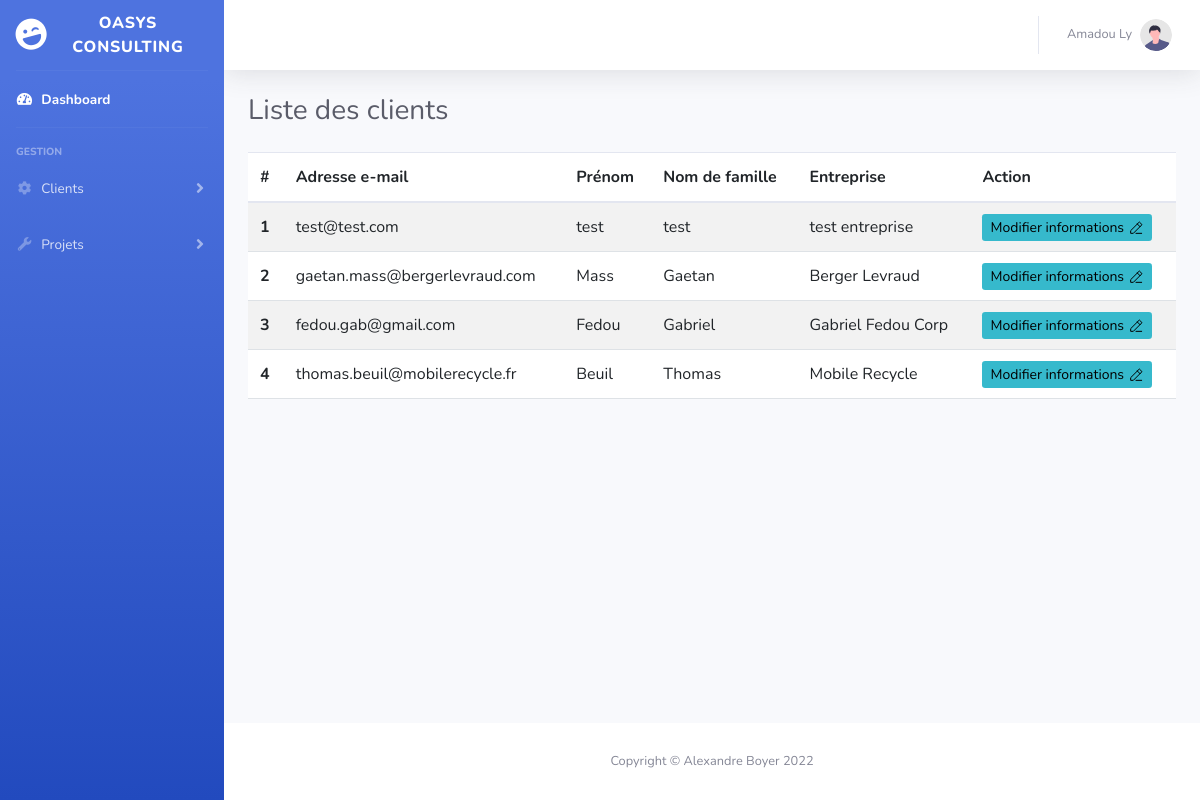
The page /controller/Route.php?action=list_client (signed in) on the database as committed earlier.
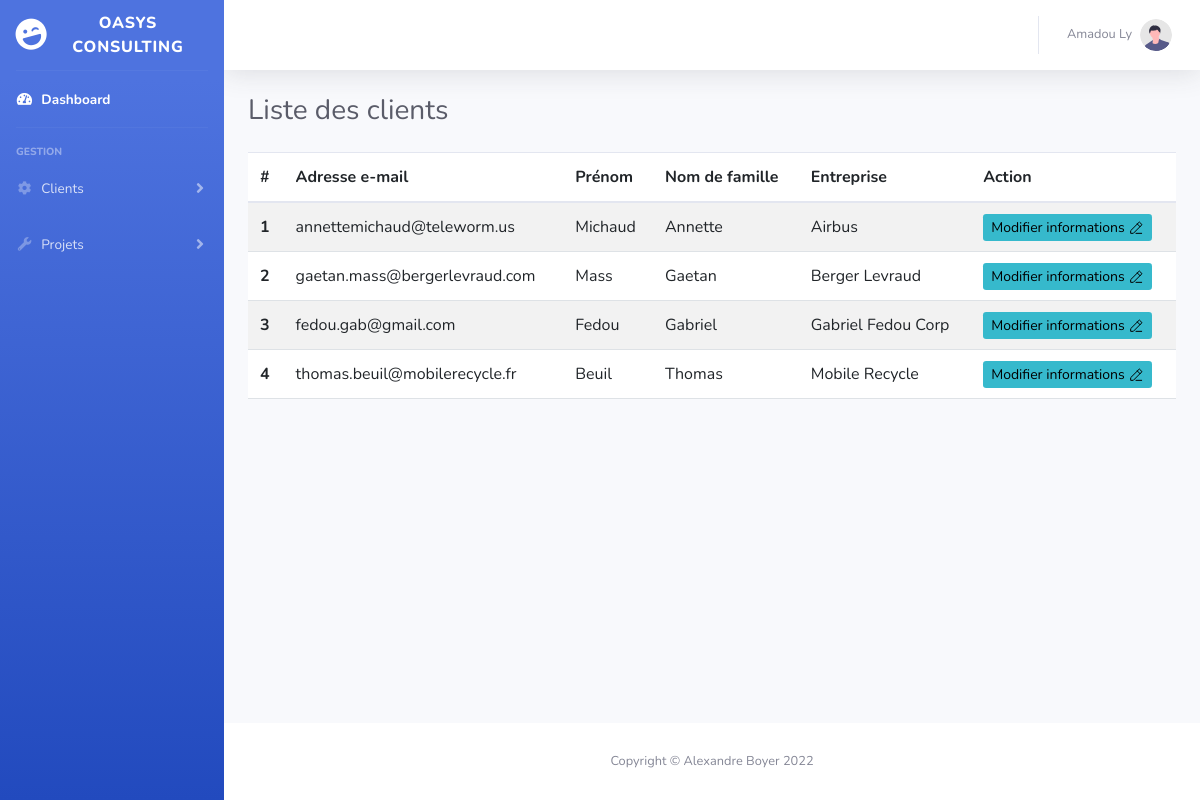
The same page on the database as committed later.
### tables this page shows
CREATE TABLE `client` (
  `id_client` int(11) NOT NULL,
  `adresse_mail_client` varchar(255) DEFAULT NULL,
  `nom_client` varchar(255) DEFAULT NULL,
  `prenom_client` varchar(255) DEFAULT NULL,
  `nom_entreprise_client` varchar(255) NOT NULL
);

### controller/Route.php (called while the page is built, shortened)
<?php
    require_once("../autoloader.php");
        $controller = new $controllerName();
        $controller->guard();
        $controller->resolve();
?>

### model/metier/clientMetier.php (called while the page is built, shortened)
<?php
class clientMetier extends stdClass {
    private $adresse_mail_client;
    private $nom_client;
    private $prenom_client;
    private $nom_entreprise_client;
    public function setId_client($id_client) : void {
        $this->id_client = $id_client;
    }
    public function setAdresse_mail_client($adresse_mail_client) : void {
        $this->adresse_mail_client = $adresse_mail_client;
    }
    public function setNom_client($nom_client) : void {
        $this->nom_client = $nom_client;
    }
    public function setPrenom_client($prenom_client) : void {
        $this->prenom_client = $prenom_client;
    }
    public function setNom_entreprise_client($nom_entreprise_client) : void {
        $this->nom_entreprise_client = $nom_entreprise_client;
    }
    public function getId_client() {
        return $this->id_client;
    }
    public function getAdresse_mail_client() {
        return $this->adresse_mail_client;
    }
    public function getNom_client() {
        return $this->nom_client;
    }
    public function getPrenom_client() {
        return $this->prenom_client;
    }
    public function getNom_entreprise_client() {
        return $this->nom_entreprise_client;
    }
}
?>

### model/dao/clientDAO.php (called while the page is built, shortened)
<?php
class clientDAO {
    private $Connection;
    public function __construct()
    {
        try {
            $hconnection=new Connexion();
            $this->Connection=$hconnection->getConnection();
        }
        catch (\Exception $e) {
            throw new \Exception('Impossible d\'établir la connexion à la BD.');
        }
    }
    public function getClient()
    {
        $getClient = $this->Connection->prepare("SELECT * FROM `client`");
        $getClient->execute();
        return clientMetier::fromFetchAllData($getClient->fetchAll());
    }
}
?>

### model/dao/Connexion.php (called while the page is built, shortened)
<?php
class Connexion{
    private $driver;
    private $host, $user, $pass, $database, $charset;
    public function __construct() {
        $this->driver=DB_DRIVER;
        $this->host=DB_HOST;
        $this->user=DB_USER;
        $this->pass=DB_PASS;
        $this->database=DB_DATABASE;
        $this->charset=DB_CHARSET;
    }
    public function getConnection(){
        $dsn = $this->driver.':host='.$this->host.';dbname='.$this->database.';charset='.$this->charset;
        try {
            $connection = new \PDO($dsn, $this->user, $this->pass);
            $connection->setAttribute(\PDO::ATTR_ERRMODE, \PDO::ERRMODE_EXCEPTION);
            return $connection;
        } catch (\PDOException $e) {
            throw new \Exception('Impossible d\'établir la connexion à la BD.');
        }
    }
}
?>

### model/service/clientSERVICE.php (called while the page is built, shortened)
<?php
class clientSERVICE {
    private $clientDAO;
    public function __construct() {
        try {
            $this->clientDAO = new \model\dao\clientDAO();
        }
        catch (\Exception $e) {
            throw new \Exception('Impossible d\'établir la connexion à la BD.');
        }
    }
    public function getClient() {
        return $this->clientDAO->getClient();
    }
}

### autoloader.php (called while the page is built, shortened)
<?php
class Autoloader {
    static public function loader($className) {
        $filename = BASE_PATH.DIRECTORY_SEPARATOR.str_replace("\\", DIRECTORY_SEPARATOR, $className) . ".php";
        if (file_exists($filename)) {
            if (class_exists($className)) {
                return TRUE;
            }
        }
        return FALSE;
    }
}
?>

### view/list_client.php (the view, shortened to what the changed rows need)
<!DOCTYPE html>
<html lang="fr">
    <head>
        <link href="../assets/vendor/fontawesome-free/css/all.min.css" rel="stylesheet" type="text/css">
        <link href="https://cdn.jsdelivr.net/npm/bootstrap@5.3.0-alpha1/dist/css/bootstrap.min.css" rel="stylesheet">
        <link href="../assets/css/sb-admin-2.min.css" rel="stylesheet">
    </head>
    <body id="page-top">
        <div id="wrapper">
            <?php
            include('../assets/include/header.php');
            ?>
            <div id="content-wrapper" class="d-flex flex-column">
                <div id="content">
                    <?php
                    include('../assets/include/topbar.php');
                    ?>
                    <div class="container-fluid">
                        <h1 class="h3 mb-4 text-gray-800">Liste des clients</h1>
                        <table class="table table-striped">
                            <thead>
                                <tr>
                                    <th scope="col">#</th>
                                    <th scope="col">Adresse e-mail</th>
                                    <th scope="col">Prénom</th>
                                    <th scope="col">Nom de famille</th>
                                    <th scope="col">Entreprise</th>
                                    <th scope="col">Action</th>
                                </tr>
                            </thead>
                            <tbody>
                                    <?php
                                    foreach($listClients as $client) {
                                        echo "<tr>";
                                            echo "<th scope='row'>".$client->getId_client()."</th>";
                                            echo "<td>".$client->getAdresse_mail_client()."</td>";
                                            echo "<td>".$client->getNom_client()."</td>";
                                            echo "<td>".$client->getPrenom_client()."</td>";
                                            echo "<td>".$client->getNom_entreprise_client()."</td>";
                                            echo "<td><a style='color: black;' class='btn-sm btn-info' href='#' data-toggle='modal' data-target='#myModal".$client->getId_client()."'>Modifier informations <svg width='16' height='16' viewBox='0 0 24 24' fill='none' xmlns='http://www.w3.org/2000/svg'><path d='M12 20H20.5M18 10L21 7L17 3L14 6M18 10L8 20H4V16L14 6M18 10L14 6' stroke='#000000' stroke-width='1.5' stroke-linecap='round' stroke-linejoin='round'/></svg></a></td>";
                                        echo "</tr>";
                                    }
                                    ?>
                            </tbody>
                        </table>
                    </div>
                </div>
                <?php
                include('../assets/include/footer.php');
                ?>
            </div>
        </div>
    </body>
</html>

Rows that differ between the two databases and show on the page:
changed client id 1: adresse_mail_client "test@test.com" → "annettemichaud@teleworm.us"; nom_client "test" → "Michaud"; prenom_client "test" → "Annette"; nom_entreprise_client "test entreprise" → "Airbus"
